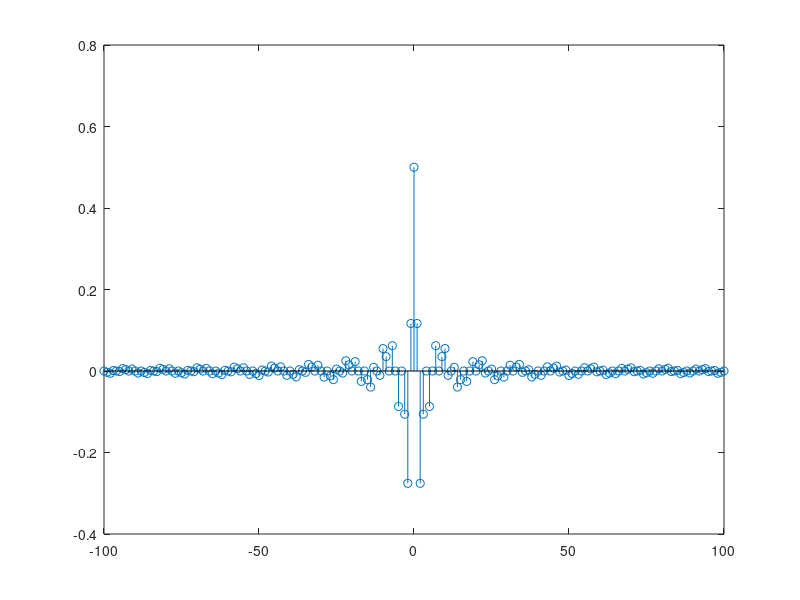
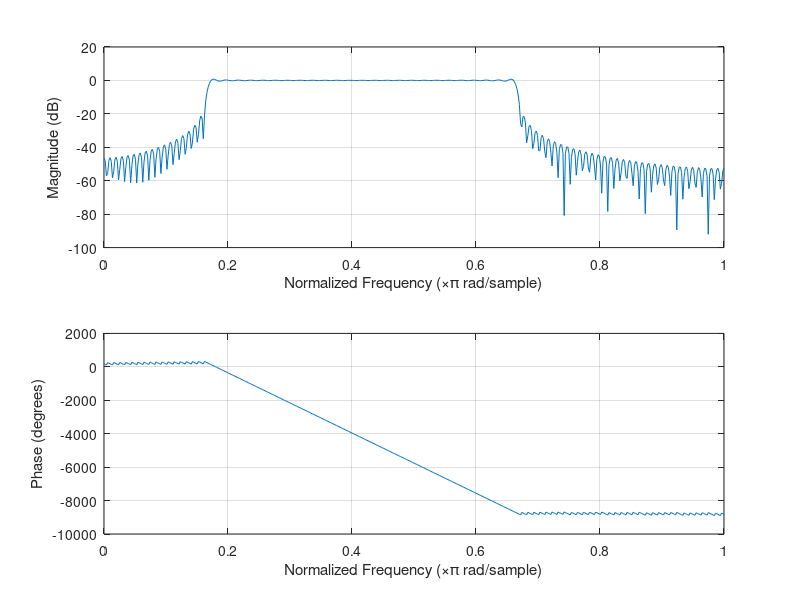
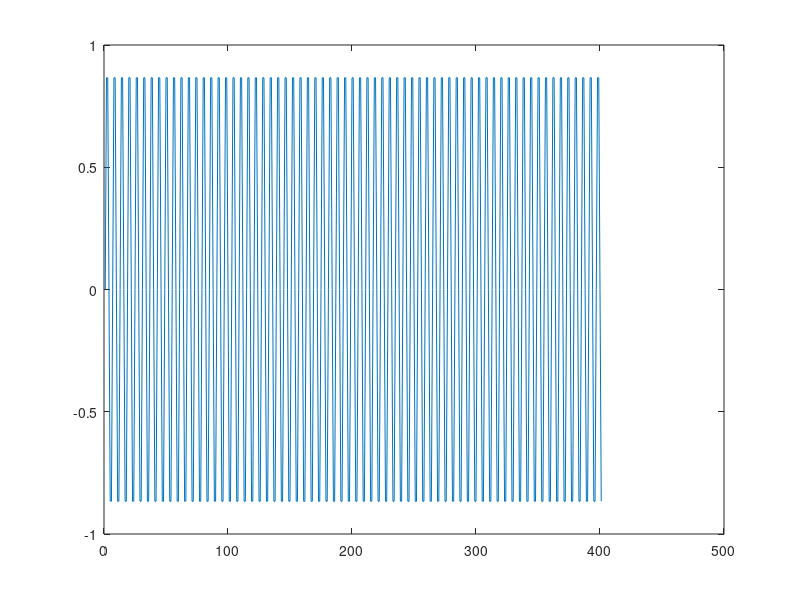
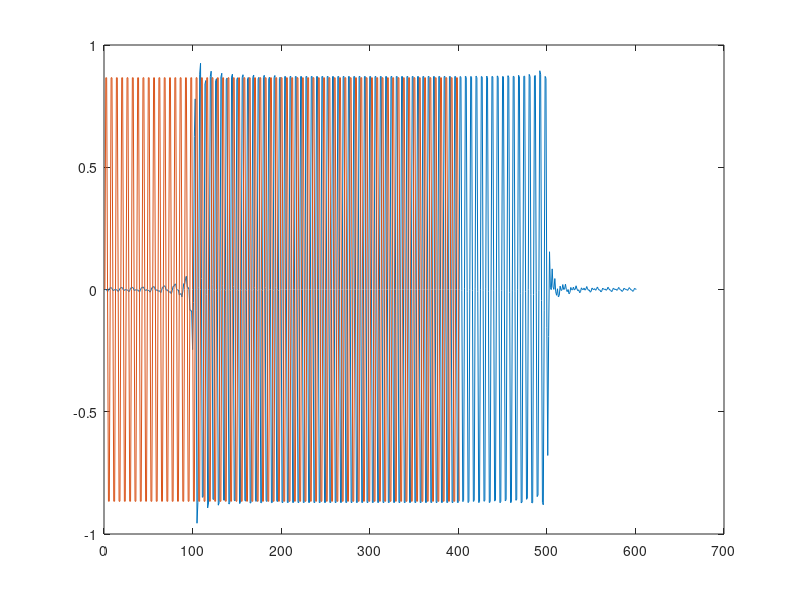

Write the MATLAB code that produced these figures, in order.
N=100;
h=[];

for n=-N:N  
    if n==0
        hn=1/2;
        stem(0,1/2);
    else
        hn=(sin(2*n*pi/3)-sin(n*pi/6))./(n*pi);
    end
    h =[h,hn];
end

figure(1);
stem(-N:N,h);
figure(2);
freqz(h);


m=0:400;

x=sin(m*pi/3);
% x=sin(m*pi/8);
% x=sin(m*0.8*pi);
% x=sin(m*pi/6);


y=conv(x,h);


figure(3);
plot(x);
figure(4);
plot(y);hold on;
plot(x);



